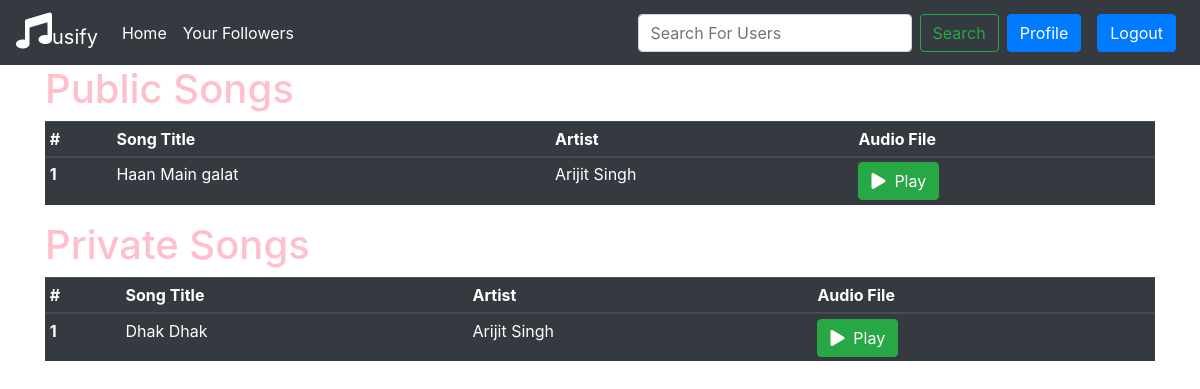
/detailview/4/5 (signed in), run on the app's committed database.
### playlist/models.py (models this page shows, shortened)
class Song(models.Model):
    sid = models.AutoField(primary_key=True)
    title = models.CharField(max_length=1000)
    artist = models.CharField(max_length=1000)
    mp3 = models.FileField('Track File',upload_to="track/")
    status = models.IntegerField(choices=CHOICES, default=0)
    date_added = models.DateTimeField(default=timezone.now(), blank=True, null=True)
    objects = models.Manager()

### playlist/views.py (the view, shortened to what this page needs)
# urls.py: path("detailview/<int:userid>/<int:pk>",ViewPlaylist.as_view(), name="viewdetails"),
class ViewPlaylist(DetailView):
    model = Playlist
    template_name = "playlist/detailview.html"
    def get_context_data(self, *args, **kwargs):
        context = super(ViewPlaylist,
                        self).get_context_data(*args, **kwargs)
        album = Playlist.objects.get(pid=self.kwargs['pk'])
        private_songs = album.songs.filter(status = 0)
        public_songs = album.songs.filter(status = 1)
        follower_songs = album.songs.filter(status = 2)
        context["album"] = album
        context["private_songs"] = private_songs
        context["public_songs"] = public_songs
        context["follower_songs"] = follower_songs
        return context

### playlist/templates/playlist/detailview.html (shortened to what this page needs)
{% extends 'login/basic.html'%}
{% block body %}
<div class="container">
{% if public_songs %}
    <h1 style="color:pink">Public Songs</h1>
    <table class="table table-sm table-dark">
  <thead>
    <tr>
      <th scope="col">#</th>
      <th scope="col">Song Title</th>
      <th scope="col">Artist</th>
      <th scope="col">Audio File</th>
    </tr>
  </thead>
   <tbody>
  {% for p in public_songs %}
    <tr>
      <th scope="row">{{forloop.counter}}</th>
      <td>{{p.title}}</td>
      <td>{{p.artist}}</td>
      <td><a target="_blank" href="{{ p.mp3.url }}">
                <button type="button" class="btn btn-success btn-xs">
                    <span class="fa fa-play"></span>&nbsp; Play
                </button>
            </a></td>
    </tr>
  {% endfor %}
  </tbody>
</table>
{% endif %}
{% if private_songs %}
    <h1 style="color:pink">Private Songs</h1>
    <table class="table table-sm table-dark">
  <thead>
    <tr>
      <th scope="col">#</th>
      <th scope="col">Song Title</th>
      <th scope="col">Artist</th>
      <th scope="col">Audio File</th>
    </tr>
  </thead>
   <tbody>
  {% for p in private_songs %}
    <tr>
      <th scope="row">{{forloop.counter}}</th>
      <td>{{p.title}}</td>
      <td>{{p.artist}}</td>
      <td><a target="_blank" href="{{ p.mp3.url }}">
                <button type="button" class="btn btn-success btn-xs">
                    <span class="fa fa-play"></span>&nbsp; Play
                </button>
            </a></td>
    </tr>
  {% endfor %}
  </tbody>
</table>
{% endif %}
</div>
{% endblock %}

### login/templates/login/basic.html (style rules this page uses)
body, html { height: 100%; }
.bg { background-image: url("http://appinformers.com/wp-content/uploads/2017/03/musicaa.jpg"); height: 100%; background-position: center; background-repeat: repeat; background-size: cover; }

### data on the page
Song: title "Haan Main galat", artist "Arijit Singh"
Song: title "Dhak Dhak", artist "Arijit Singh"
